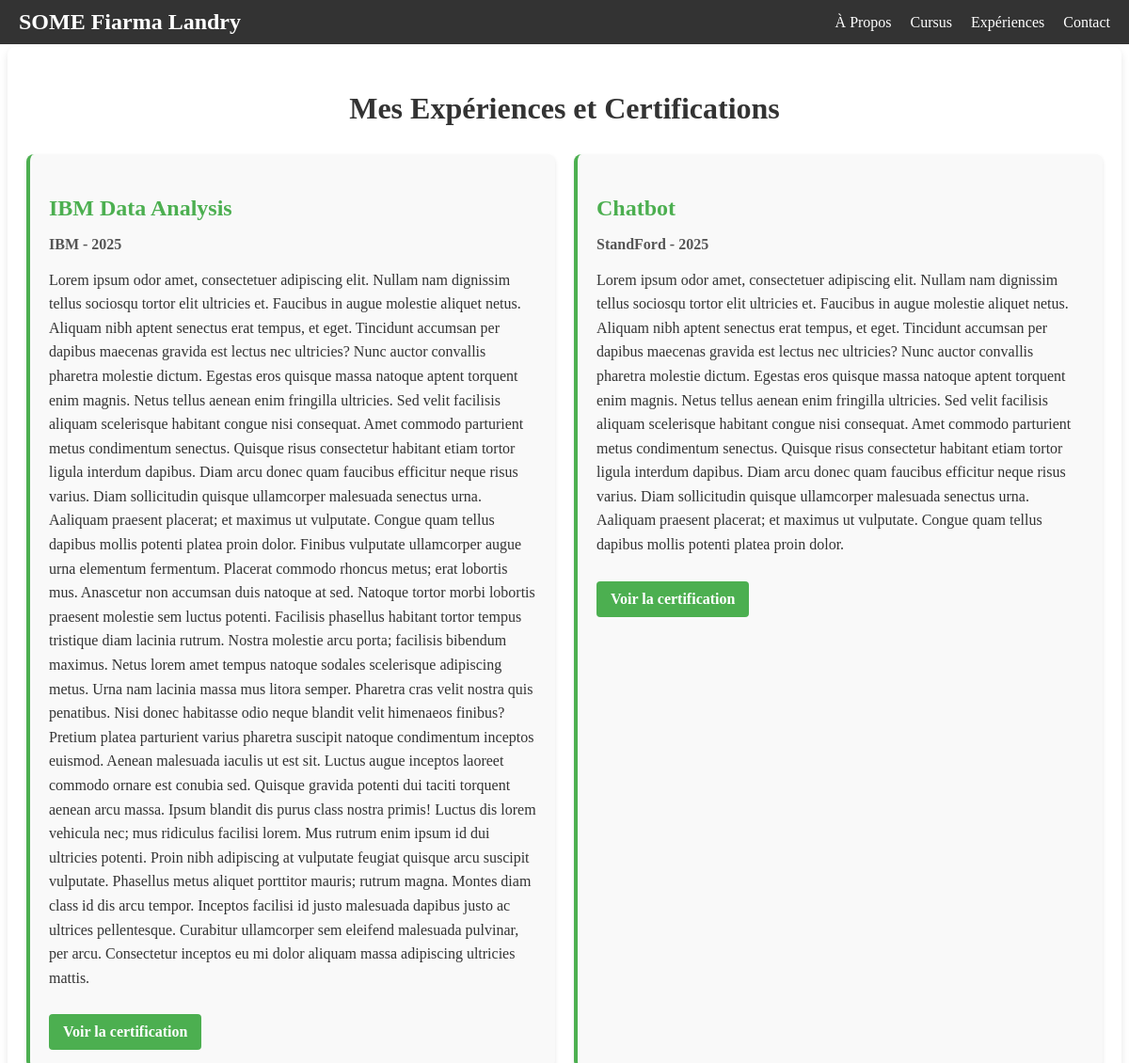
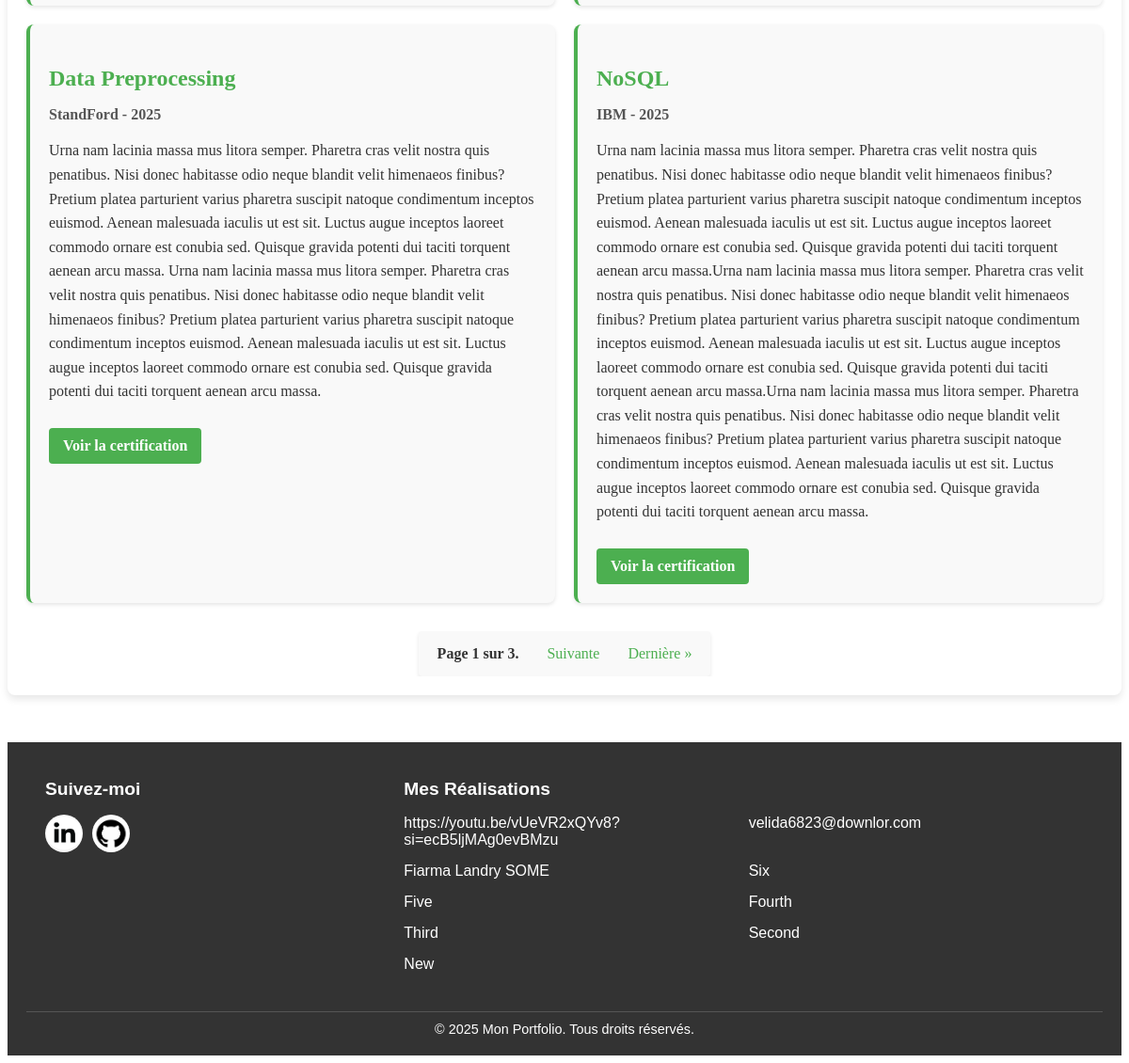
/skill/, run on the app's committed database (2 pictures, top to bottom).
### skill/models.py (models this page shows, shortened)
class Experience(models.Model):
    title = models.CharField(max_length=200)  # Titre de la certification
    organization = models.CharField(max_length=200)  # Organisation émettrice
    year = models.CharField(max_length=50)  # Année d'obtention
    description = models.TextField()  # Description de la certification
    certification_file = models.FileField(upload_to='certifications/', blank=True, null=True)  # Fichier de certification

### realisations/models.py (models this page shows, shortened)
class Realisation(models.Model):
    name = models.CharField(max_length=100, verbose_name="Nom de la réalisation")
    link = models.URLField(verbose_name="Lien vers la réalisation")
    created_at = models.DateTimeField(auto_now_add=True, verbose_name="Date de création")
    class Meta:
        verbose_name = "Réalisation"
        verbose_name_plural = "Réalisations"

### skill/views.py (the view)
# urls.py: path('skill/', include('skill.urls')),
def skill(request):
    experiences = Experience.objects.all().order_by('-year')
    paginator = Paginator(experiences, 4)
    page_number = request.GET.get('page')  # Récupérer le numéro de page depuis l'URL
    page_obj = paginator.get_page(page_number)  # Obtenir les objets de la page actuelle
    return render(request, 'skill/skill.html', {'page_obj': page_obj})

### Portfolio/context_processors.py (called while the page is built)
def current_year(request):
    return {'current_year': datetime.now().year}

def realisations(request):
    return {
        'realisations': Realisation.objects.all().order_by('-created_at')
    }

### skill/templates/skill/skill.html (shortened to what this page needs)
{% extends 'base.html' %}
{% load static %}
{% block content %}
<link rel="stylesheet" href="{% static 'skill/css/skill.css' %}">
<div class="skills-container">
    <h2>Mes Expériences et Certifications</h2>
    <div class="skills-grid">
        {% for experience in page_obj %}
        <div class="experience-card">
            <h3>{{ experience.title }}</h3>
            <p class="organization">{{ experience.organization }} - {{ experience.year }}</p>
            <p class="description">{{ experience.description }}</p>
            {% if experience.certification_file %}
            <a href="{{ experience.certification_file.url }}" target="_blank" class="certification-link">Voir la certification</a>
            {% endif %}
        </div>
        {% endfor %}
    </div>
    <div class="pagination">
        <span class="step-links">
            <span class="current">
                Page {{ page_obj.number }} sur {{ page_obj.paginator.num_pages }}.
            </span>
            {% if page_obj.has_next %}
                <a href="?page={{ page_obj.next_page_number }}" class="pagination-link">Suivante</a>
                <a href="?page={{ page_obj.paginator.num_pages }}" class="pagination-link">Dernière &raquo;</a>
            {% endif %}
        </span>
    </div>
</div>
{% endblock %}

### templates/includes/footer.html
{% load static %}
<link rel="stylesheet" type="text/css" href="{% static 'css/footer.css' %}">
<footer>
    <div class="footer-container">
        <div class="social-links">
            <h3>Suivez-moi</h3>
            <ul>
                <li>
                    <a href="https://www.linkedin.com/in/fiarma/" target="_blank">
                        <img src="{% static 'images/linkedin.jpeg' %}" alt="LinkedIn">
                    </a>
                </li>
                <li>
                    <a href="https://github.com/Fiarma5233/" target="_blank">
                        <img src="{% static 'images/github.jpeg' %}" alt="GitHub">
                    </a>
                </li>
            </ul>
        </div>
        <div class="portfolio-links">
            <h3>Mes Réalisations</h3>
            <div class="portfolio-grid">
                <ul>
                    {% for realisation in realisations %}
                    <li>
                        <a href="{{ realisation.link }}" target="_blank">{{ realisation.name }}</a>
                    </li>
                    {% endfor %}
                </ul>
            </div>
        </div>
    </div>
    <div class="footer-copyright">
        <p>&copy; {{ current_year }} Mon Portfolio. Tous droits réservés.</p>
    </div>
</footer>

### skill/static/skill/css/skill.css (style rules this page uses)
.skills-container { max-width: 1200px; margin: 50px auto; padding: 20px; background-color: #fff; border-radius: 8px; box-shadow: 0 4px 8px rgba(0, 0, 0, 0.1); }
.skills-container h2 { text-align: center; margin-bottom: 30px; color: #333; font-size: 2rem; font-weight: bold; }
.skills-grid { display: grid; grid-template-columns: repeat(2, 1fr); grid-template-rows: repeat(2, auto); gap: 20px; margin-bottom: 30px; }
.experience-card { background-color: #f9f9f9; padding: 20px; border-radius: 8px; border-left: 4px solid #4CAF50; box-shadow: 0 2px 4px rgba(0, 0, 0, 0.1); transition: transform 0.3s ease, box-shadow 0.3s ease; }
.experience-card h3 { color: #4CAF50; font-size: 1.5rem; margin-bottom: 10px; }
.experience-card .organization { font-size: 1rem; color: #555; margin-bottom: 10px; font-weight: bold; }
.experience-card .description { font-size: 1rem; color: #333; line-height: 1.6; }
.experience-card .certification-link { display: inline-block; margin-top: 10px; padding: 10px 15px; background-color: #4CAF50; color: white; text-decoration: none; border-radius: 4px; font-weight: bold; transition: background-color 0.3s ease; }
.pagination { margin-top: 30px; text-align: center; overflow-x: auto; }
.pagination .step-links { display: inline-flex; align-items: center; gap: 10px; padding: 10px; background-color: #f9f9f9; border-radius: 4px; box-shadow: 0 2px 4px rgba(0, 0, 0, 0.1); white-space: nowrap; }
.pagination .pagination-link { color: #4CAF50; text-decoration: none; padding: 5px 10px; border-radius: 4px; transition: background-color 0.3s ease; flex-shrink: 0; }
.pagination .current { margin: 0 10px; font-weight: bold; color: #333; flex-shrink: 0; }

### static/css/footer.css (style rules this page uses)
footer { background-color: #333; color: #fff; padding: 20px; font-family: Arial, sans-serif; }
.footer-container { display: flex; flex-wrap: wrap; justify-content: space-between; gap: 20px; max-width: 1200px; margin: 0 auto; padding: 0 20px; }
.social-links { flex: 1; min-width: 200px; }
.social-links h3 { font-size: 1.2rem; margin-bottom: 10px; }
.social-links ul { list-style: none; padding: 0; display: flex; gap: 10px; }
.social-links ul li { display: inline-block; }
.social-links ul li a img { width: 40px; height: 40px; border-radius: 50%; transition: transform 0.3s ease; }
.portfolio-links { flex: 2; min-width: 300px; }
.portfolio-links h3 { font-size: 1.2rem; margin-bottom: 10px; }
.portfolio-links ul { list-style: none; padding: 0; display: grid; grid-template-columns: repeat(2, 1fr); gap: 10px; }
.portfolio-links ul li { margin-bottom: 5px; }
.portfolio-links ul li a { color: #fff; text-decoration: none; transition: color 0.3s ease; }
.footer-copyright { text-align: center; margin-top: 20px; padding-top: 10px; border-top: 1px solid #555; }
.footer-copyright p { margin: 0; font-size: 0.9rem; }

### templates/includes/navbar.html (style rules this page uses)
* { margin: 10; padding: 0px; box-sizing: border-box; }

### data on the page
Experience: title "IBM Data Analysis", organization "IBM", year "2025", description "Lorem ipsum odor amet, consectetuer adipiscing elit. Nullam nam dignissim tellus sociosqu tortor elit ultricies et. Faucibus in augue molestie aliquet netus. Aliquam nibh aptent senectus erat tempus, et eget. Tincidunt accumsan per dapibus maecenas gravida est lectus nec ultricies? Nunc auctor convallis pharetra molestie dictum. Egestas eros quisque massa natoque aptent torquent enim magnis. Netus tellus aenean enim fringilla ultricies. Sed velit facilisis aliquam scelerisque habitant congue nisi consequat. Amet commodo parturient metus condimentum senectus. Quisque risus consectetur habitant etiam tortor ligula interdum dapibus. Diam arcu donec quam faucibus efficitur neque risus varius.…"
Experience: title "Chatbot", organization "StandFord", year "2025", description "Lorem ipsum odor amet, consectetuer adipiscing elit. Nullam nam dignissim tellus sociosqu tortor elit ultricies et. Faucibus in augue molestie aliquet netus. Aliquam nibh aptent senectus erat tempus, et eget. Tincidunt accumsan per dapibus maecenas gravida est lectus nec ultricies? Nunc auctor convallis pharetra molestie dictum. Egestas eros quisque massa natoque aptent torquent enim magnis. Netus tellus aenean enim fringilla ultricies. Sed velit facilisis aliquam scelerisque habitant congue nisi consequat. Amet commodo parturient metus condimentum senectus. Quisque risus consectetur habitant etiam tortor ligula interdum dapibus. Diam arcu donec quam faucibus efficitur neque risus varius.…"
Experience: title "Data Preprocessing", organization "StandFord", year "2025", description "Urna nam lacinia massa mus litora semper. Pharetra cras velit nostra quis penatibus. Nisi donec habitasse odio neque blandit velit himenaeos finibus? Pretium platea parturient varius pharetra suscipit natoque condimentum inceptos euismod. Aenean malesuada iaculis ut est sit. Luctus augue inceptos laoreet commodo ornare est conubia sed. Quisque gravida potenti dui taciti torquent aenean arcu massa. Urna nam lacinia massa mus litora semper. Pharetra cras velit nostra quis penatibus. Nisi donec habitasse odio neque blandit velit himenaeos finibus? Pretium platea parturient varius pharetra suscipit natoque condimentum inceptos euismod. Aenean malesuada iaculis ut est sit. Luctus augue inceptos…"
Experience: title "NoSQL", organization "IBM", year "2025", description "Urna nam lacinia massa mus litora semper. Pharetra cras velit nostra quis penatibus. Nisi donec habitasse odio neque blandit velit himenaeos finibus? Pretium platea parturient varius pharetra suscipit natoque condimentum inceptos euismod. Aenean malesuada iaculis ut est sit. Luctus augue inceptos laoreet commodo ornare est conubia sed. Quisque gravida potenti dui taciti torquent aenean arcu massa.Urna nam lacinia massa mus litora semper. Pharetra cras velit nostra quis penatibus. Nisi donec habitasse odio neque blandit velit himenaeos finibus? Pretium platea parturient varius pharetra suscipit natoque condimentum inceptos euismod. Aenean malesuada iaculis ut est sit. Luctus augue inceptos…"
Realisation: name "https://youtu.be/vUeVR2xQYv8?si=ecB5ljMAg0evBMzu"
Realisation: name "velida6823@downlor.com"
Realisation: name "Fiarma Landry SOME"
Realisation: name "Six"
Realisation: name "Five"
Realisation: name "Fourth"
Realisation: name "Third"
Realisation: name "Second"
Realisation: name "New"

### other printed values
{{ page_obj.number }} "1"
{{ page_obj.paginator.num_pages }} "3"
